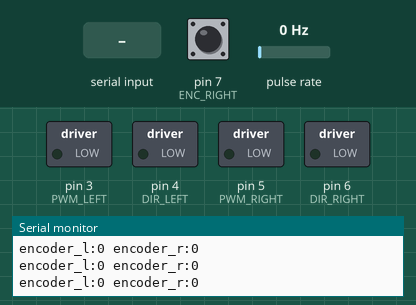
The sketch below on a simulated Arduino Uno, built with avr-gcc and run on an emulated ATmega328P. On the bench: switched loads named in the sketch (green lamp = pin HIGH), the last lines printed to the serial monitor. Wiring (inferred from the names in the program): pulse sensor: data pin 2. The inputs (shaded band) are chosen by the test bench; at power-on: pin 7 (ENC_RIGHT) HIGH, pulse rate 0 Hz.

Above: at 1.2 s.
1.3 s: "STOP_MOTORS\n" received over Serial
At 1.6 s:
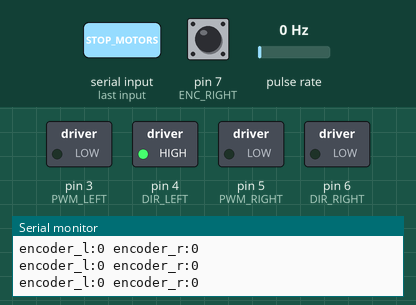
2.8 s: "SET_LPWM 90\n" received over Serial
At 3.9 s:
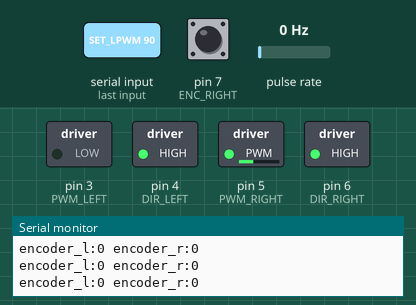
4.3 s: "SET_RPWM 90\n" received over Serial
At 5.1 s:
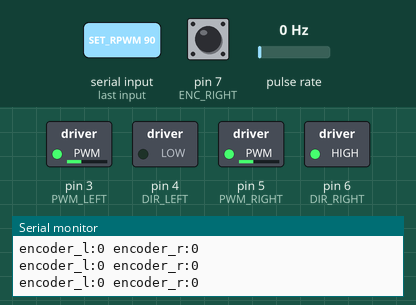
5.8 s: "SET_LPWM ,45\n" received over Serial
At 6.2 s:
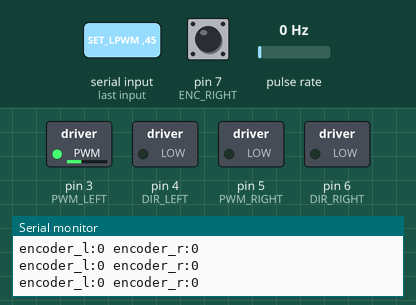
Timing chart, 0 to 8.3 s (numbered marks = the images above; inputs shaded):
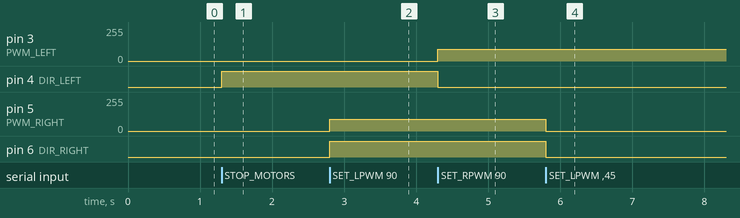

Measured:
- after the input at 1.3 s, pin 4 (DIR_LEFT): LOW → HIGH at once
- after the input at 2.8 s, pin 5 (PWM_RIGHT): 0/255 → 90/255 at once; pin 6 (DIR_RIGHT): LOW → HIGH at once
- after the input at 4.3 s, pin 3 (PWM_LEFT): 0/255 → 90/255 at once; pin 4 (DIR_LEFT): HIGH → LOW at once
- after the input at 5.8 s, pin 5 (PWM_RIGHT): 90/255 → 0/255 at once; pin 6 (DIR_RIGHT): HIGH → LOW at once

The sketch:

motor_and_encoder_test.ino
```cpp
// # motor_and_encoder_test.ino
// Arduino Uno version: ROS2-ready motor + encoder control

// ==== Pin Definitions ====
const int PWM_LEFT = 3;   // D3 (PWM)
const int DIR_LEFT = 4;   // D4
const int PWM_RIGHT = 5;  // D5 (PWM)
const int DIR_RIGHT = 6;  // D6

const int ENC_LEFT = 2;   // D2 (INT0)
const int ENC_RIGHT = 7;  // D7 (polled)

// ==== Encoder State ====
volatile long left_ticks = 0;
volatile long right_ticks = 0;

// ==== Setup ====
void setup() {
  Serial.begin(115200);

  // Motor pins
  pinMode(PWM_LEFT, OUTPUT);
  pinMode(DIR_LEFT, OUTPUT);
  pinMode(PWM_RIGHT, OUTPUT);
  pinMode(DIR_RIGHT, OUTPUT);

  // Encoder pins
  pinMode(ENC_LEFT, INPUT_PULLUP);
  pinMode(ENC_RIGHT, INPUT_PULLUP);

  attachInterrupt(digitalPinToInterrupt(ENC_LEFT), countLeft, RISING);

  Serial.println("status:ready");
}

// ==== Encoder ISR ====
void countLeft() {
  left_ticks++;
}

// ==== Main Loop ====
void loop() {
  static unsigned long last_publish = 0;
  unsigned long now = millis();

  // Poll right encoder
  static int lastState = HIGH;
  int currentState = digitalRead(ENC_RIGHT);
  if (lastState == HIGH && currentState == LOW) {
    right_ticks++;
  }
  lastState = currentState;

  // Handle incoming serial commands
  if (Serial.available()) {
    String cmd = Serial.readStringUntil('\n');
    cmd.trim();
    handleCommand(cmd);
  }

  // Publish encoder data at 10Hz
  if (now - last_publish >= 100) {
    Serial.print("encoder_l:"); Serial.print(left_ticks);
    Serial.print(" encoder_r:"); Serial.println(right_ticks);
    last_publish = now;
  }
}

// ==== Command Handler ====
void handleCommand(String cmd) {
  if (cmd.length() == 0) return;  // Ignore blank lines
  if (cmd.startsWith("SET_LPWM ")) {
    int val = cmd.substring(9).toInt();
    setMotor(PWM_RIGHT, DIR_RIGHT, -val);  // ← Right motor, flipped
  } else if (cmd.startsWith("SET_RPWM ")) {
    int val = cmd.substring(9).toInt();
    setMotor(PWM_LEFT, DIR_LEFT, -val);   // ← Left motor, flipped
  } else if (cmd == "STOP_MOTORS") {
    setMotor(PWM_LEFT, DIR_LEFT, 0);
    setMotor(PWM_RIGHT, DIR_RIGHT, 0);
    Serial.println("status:motors_stopped");
  } else if (cmd == "RESET_ENCODERS") {
    left_ticks = 0;
    right_ticks = 0;
    Serial.println("status:encoders_reset");
  } else {
    Serial.println("error:unknown_command");
  }
}


// ==== Motor Driver ====
void setMotor(int pwmPin, int dirPin, int power) {
  bool dir = (power >= 0);
  if (pwmPin == PWM_LEFT) dir = !dir; // Flip left motor direction
  if (pwmPin == PWM_LEFT || pwmPin == PWM_RIGHT) dir = !dir;
  int pwm = constrain(abs(power), 0, 255);
  digitalWrite(dirPin, dir ? HIGH : LOW);
  analogWrite(pwmPin, pwm);
} // power: -255 to +255
```
